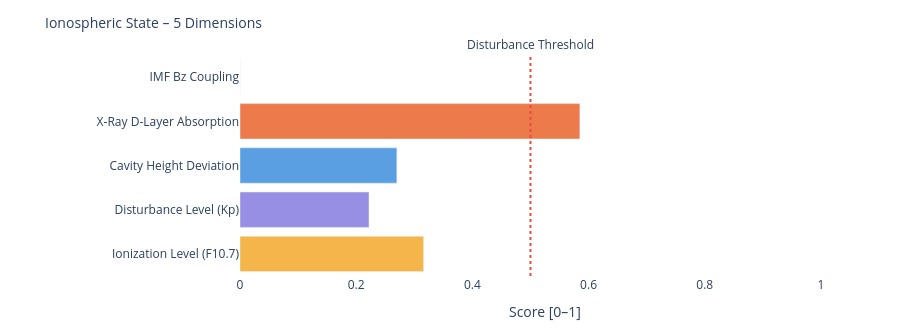

The code cell stored with this chart in its notebook:
### Markdown cell above
---
### 📐 Systemic Insight: Geometric Cavity vs. Real Schumann Resonance

**Relevant for:** Layer 6 = delta analysis &nbsp;|&nbsp; Layer 7 = feature vector / system interpretation

A cavity height change from 80 km to 70 km shifts the **idealized geometric frequencies** only minimally:

| Modus | Aktuell | Referenz | Δ |
|-------|---------|----------|---|
| SR-1 | 10.4762 Hz | 10.4599 Hz | +16 mHz |
| SR-2 | 18.1452 Hz | 18.1171 Hz | +28 mHz |
| SR-3 | 25.6612 Hz | 25.6215 Hz | +40 mHz |
| SR-4 | 33.1285 Hz | 33.0772 Hz | +51 mHz |

The geometric effect is limited because 10 km is very small compared to Earth's radius (~6371 km).

**Consequence:** Real Schumann deviations are likely driven more strongly by **conductivity, damping, day/night structure, lightning distribution and source geometry** than by pure cavity height.

---

**Layer 6 compares:**
```
geometric Δ from Layer 4  vs.  observed Δ from real Schumann measurement data
```

**Layer 7 Feature:**
```
If real Δ >> geometric Δ  →  non-geometric factors dominant
```

### Code cell
# ============================================================
# IONOSPHERIC STATE – Summary gauge
# Five dimensions: ionization, disturbance, cavity height, X-Ray, Bz coupling
# ============================================================

def norm(v, lo, hi):
    if v is None: return None
    return round(max(0.0, min(1.0, (v - lo) / (hi - lo))), 3)

# Ionization level (F10.7 → F2-Layer)
ioniz = norm(f107_val, 60, 250)

# Disturbance level (Kp → E/F-Layer irregularities)
disturb = norm(kp_val, 0, 9)

# Cavity height deviation from reference (80 km)
h_dev = norm(abs(h_eff - 80), 0, 20)

# X-Ray ionization (D-Layer absorption)
xray_ioniz = None
if xray_now is not None:
    xray_ioniz = norm(math.log10(max(xray_now, 1e-9)) + 9, 0, 5)

# Bz coupling (southward Bz → stronger magnetosphere-ionosphere coupling)
bz_coupling = norm(-(bz_now or 0), -5, 30) if bz_now is not None else None

dims = [
    ('Ionization Level (F10.7)',    ioniz,      '#F2A623'),
    ('Disturbance Level (Kp)',      disturb,    '#7F77DD'),
    ('Cavity Height Deviation',     h_dev,      '#378ADD'),
    ('X-Ray D-Layer Absorption',    xray_ioniz, '#E85D24'),
    ('IMF Bz Coupling',             bz_coupling,'#534AB7'),
]

fig = go.Figure()
for name, val, col in dims:
    if val is not None:
        h = int(val * 20)
        bar = '█' * h + '░' * (20 - h)
        label = f'{name}:  {bar}  {val:.3f}'
    else:
        label = f'{name}:  {"─" * 20}  n/a'
    fig.add_trace(go.Bar(
        x=[val if val is not None else 0],
        y=[name],
        orientation='h',
        marker_color=col, opacity=0.82,
        showlegend=False
    ))

fig.add_vline(x=0.5, line_dash='dot', line_color='#e74c3c',
              annotation_text='Disturbance Threshold', annotation_position='top')
fig.update_layout(
    title=dict(text='Ionospheric State – 5 Dimensions', font=dict(size=14)),
    xaxis=dict(title='Score [0–1]', range=[0, 1.05]),
    height=330, plot_bgcolor='rgba(0,0,0,0)', paper_bgcolor='rgba(0,0,0,0)',
    margin=dict(l=240, r=50, t=55, b=40)
)
fig.show()

print(f'\nIonospheric state:')
for name, val, _ in dims:
    print(f'  {name:<35} {val:.3f}' if val is not None else f'  {name:<35} n/a')

### Figure 1 — Plotly figure (JSON) as saved in the notebook; plotly's stock layout.template omitted (floating-point values rounded to 4 significant figures)
{"data": [{"marker": {"color": "#F2A623"}, "opacity": 0.82, "orientation": "h", "showlegend": false, "type": "bar", "x": [0.316], "y": ["Ionization Level (F10.7)"]}, {"marker": {"color": "#7F77DD"}, "opacity": 0.82, "orientation": "h", "showlegend": false, "type": "bar", "x": [0.222], "y": ["Disturbance Level (Kp)"]}, {"marker": {"color": "#378ADD"}, "opacity": 0.82, "orientation": "h", "showlegend": false, "type": "bar", "x": [0.27], "y": ["Cavity Height Deviation"]}, {"marker": {"color": "#E85D24"}, "opacity": 0.82, "orientation": "h", "showlegend": false, "type": "bar", "x": [0.585], "y": ["X-Ray D-Layer Absorption"]}, {"marker": {"color": "#534AB7"}, "opacity": 0.82, "orientation": "h", "showlegend": false, "type": "bar", "x": [0.0], "y": ["IMF Bz Coupling"]}], "layout": {"annotations": [{"showarrow": false, "text": "Disturbance Threshold", "x": 0.5, "xanchor": "center", "xref": "x", "y": 1, "yanchor": "bottom", "yref": "y domain"}], "height": 330, "margin": {"b": 40, "l": 240, "r": 50, "t": 55}, "paper_bgcolor": "rgba(0,0,0,0)", "plot_bgcolor": "rgba(0,0,0,0)", "shapes": [{"line": {"color": "#e74c3c", "dash": "dot"}, "type": "line", "x0": 0.5, "x1": 0.5, "xref": "x", "y0": 0, "y1": 1, "yref": "y domain"}], "title": {"font": {"size": 14}, "text": "Ionospheric State – 5 Dimensions"}, "xaxis": {"range": [0, 1.05], "title": {"text": "Score [0–1]"}}}}
